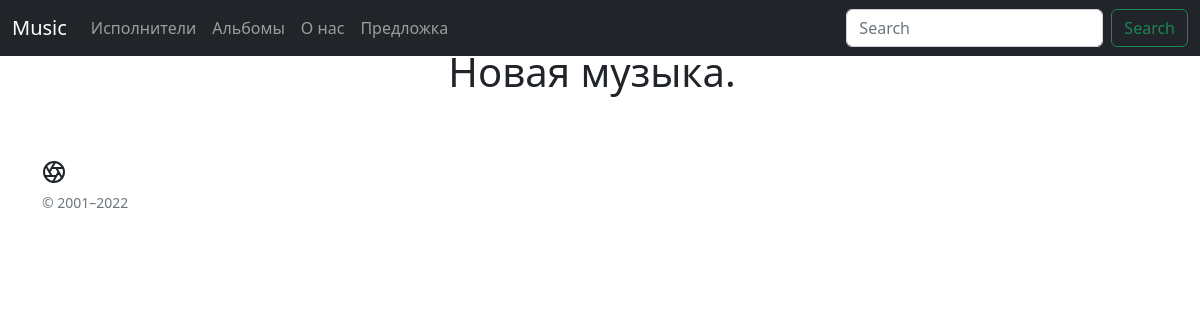
Before: / with the older database file.
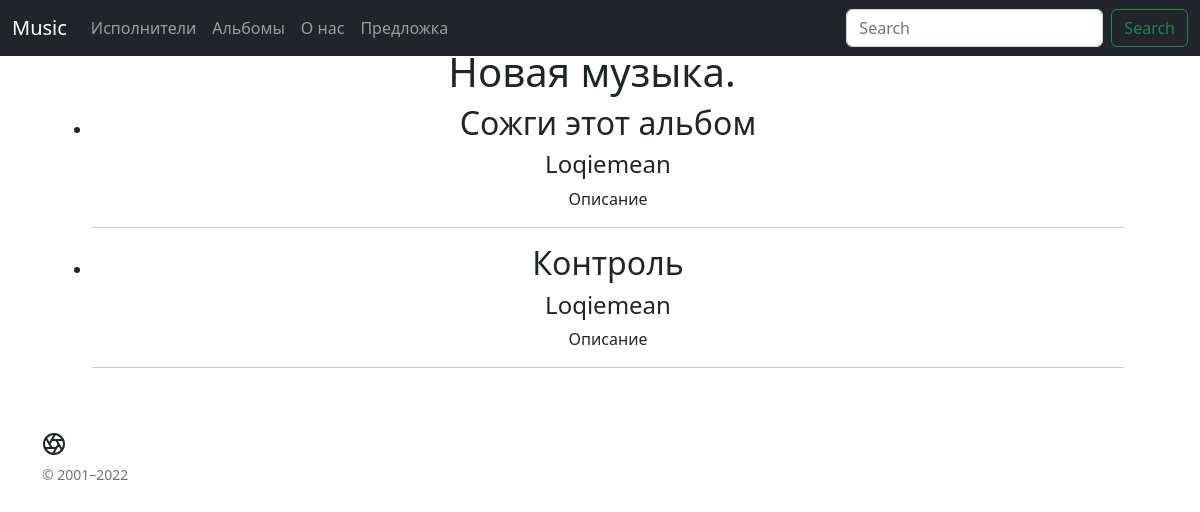
After: the same page with the newer database file.
### music/models.py (models this page shows)
class Albums(models.Model):
    title=models.CharField(max_length=255)
    content=models.TextField(blank=True)
    photo=models.ImageField(upload_to='photos/albums/%Y/%m/%d/')
    time_create=models.DateTimeField(auto_now_add=True)
    time_update =models.DateTimeField(auto_now=True)
    is_published =models.BooleanField(default=True)
    genre=models.ManyToManyField('Genre')
    author=models.ForeignKey('Musicians',on_delete=models.PROTECT)

class Musicians(models.Model):
    name=models.CharField(max_length=255)
    about=models.TextField(blank=True)
    photo=models.ImageField(upload_to='photos/musicians/%Y/%m/%d/')
    time_create = models.DateTimeField(auto_now_add=True)
    time_update =models.DateTimeField(auto_now=True)
    is_published=models.BooleanField(default=True)

### music/views.py (the view)
# urls.py: path('',home),
def home(request):
    posts=Albums.objects.all()
    author=Musicians.objects.all()
    return render(request,'music/home.html',{'posts':posts,'author':author,})

### music/templates/music/home.html (shortened to what this page needs)
{%extends "music/base.html"%}
{% block Body%}
<div class="text-bg-white me-md-3 pt-3 px-3 pt-md-5 px-md-5 text-center overflow-hidden">
<div class="container">
        <h1>Новая музыка.</h1>
<ul>
        {%for p in posts%}
        {%for a in author%}
        <li>
                <h2>{{p.title}}</h2>
                <h4>{{a.name}}</h4>
                {{p.content}}</p>
                <hr>
        </li>
        {%endfor%}
        {%endfor%}
</ul>
</div>
</div>
{% endblock %}

### music/templates/music/base.html (shortened to what this page needs)
<!doctype html>
<html lang="en">
<head>
    <link rel="stylesheet" href="https://cdn.jsdelivr.net/npm/bootstrap@5.2.0/dist/css/bootstrap.min.css">
</head>
<body>
<header>
  <nav class="navbar navbar-expand-md navbar-dark fixed-top bg-dark">
    <div class="container-fluid">
      <a class="navbar-brand" href=" ">Music</a>
      <div class="collapse navbar-collapse" id="navbarCollapse">
        <ul class="navbar-nav me-auto mb-2 mb-md-0">
          <li class="nav-item">
            <a class="nav-link" href="/musicians">Исполнители</a>
          </li>
            <li class="nav-item">
            <a class="nav-link" href="/albums">Альбомы</a>
          </li>
            <li class="nav-item">
            <a class="nav-link" href="/about">О нас</a>
          </li>
             <li class="nav-item">
            <a class="nav-link" href="/feedback">Предложка</a>
          </li>
        </ul>
        <form class="d-flex" role="search" method="get">
          <input class="form-control me-2" type="search" placeholder="Search" aria-label="Search">
          <button class="btn btn-outline-success" type="submit">Search</button>
        </form>
      </div>
    </div>
  </nav>
</header>
{% block Body%}
{%endblock%}
<footer class="container py-5">
  <div  class="row">
    <div class="col-12 col-md">
      <small class="d-block mb-3 text-muted">© 2001–2022</small>
</div>
      </div>
</footer>
</body>
</html>

Changed rows visible on the page:
added Albums: title "Сожги этот альбом", content "Описание"
added Musicians: name "Loqiemean"
added Albums: title "Контроль", content "Описание"
